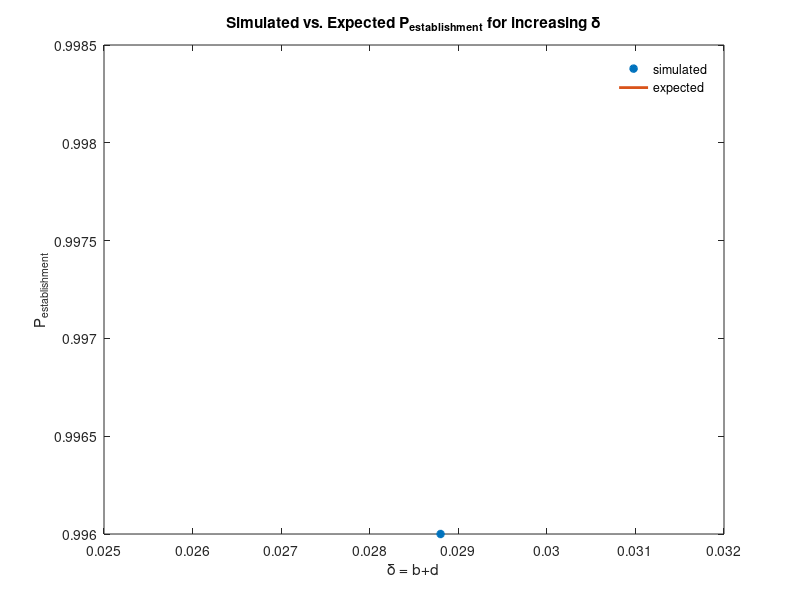
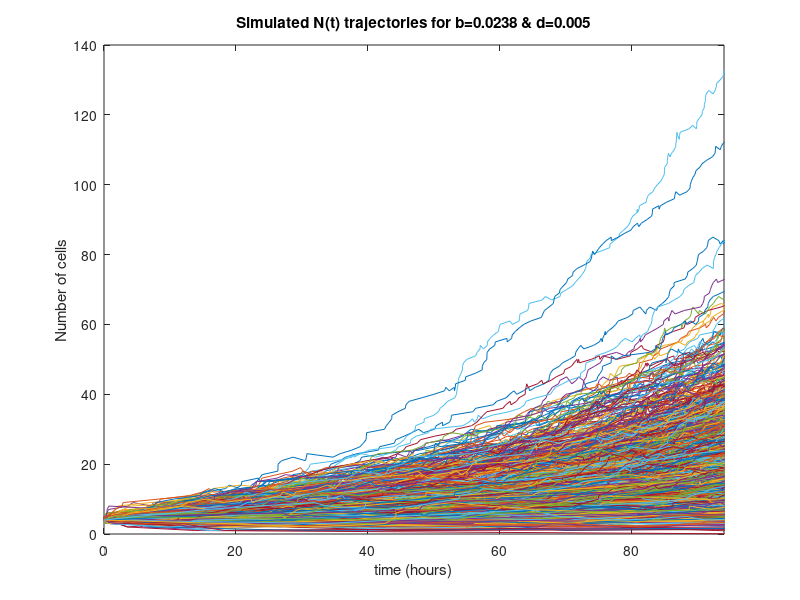
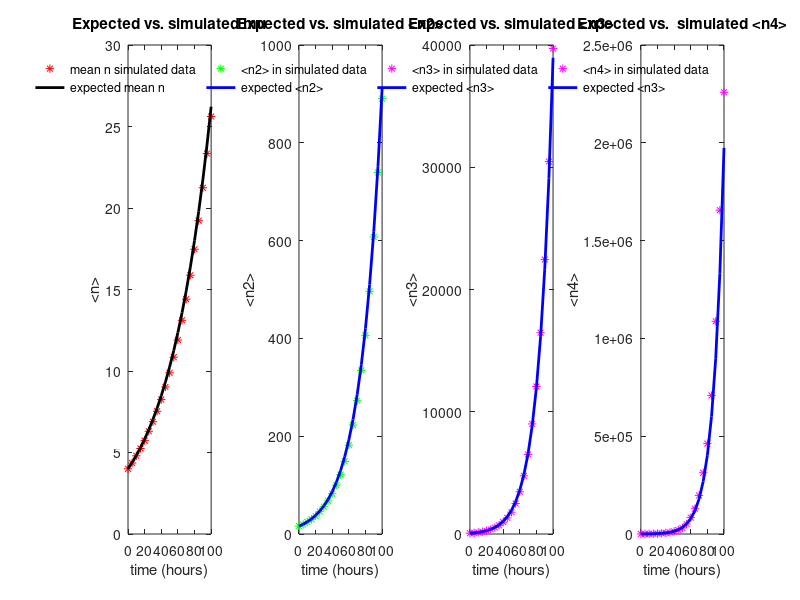
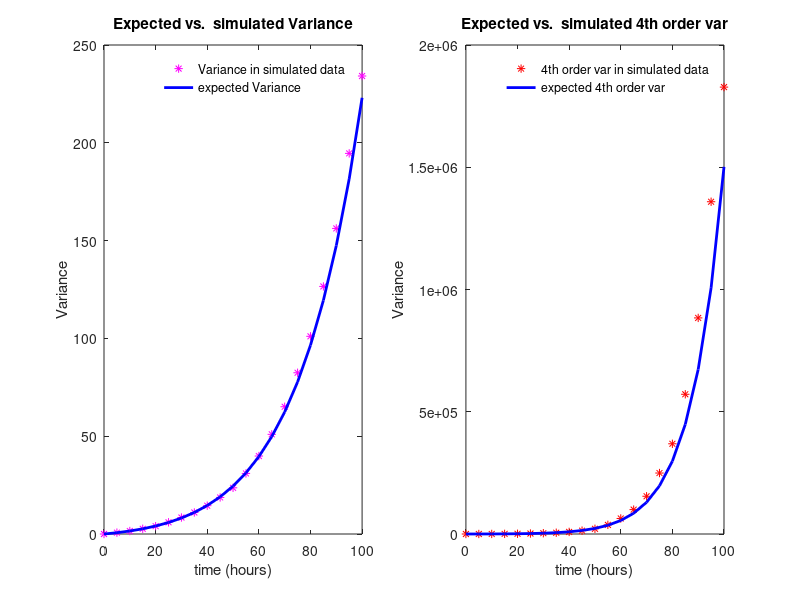

Source code (MATLAB) for these figures, in order: (Note: this script raises an error after producing the figures.)
% Moment- Approach fitting of stochastic birth-death process for small cell
% number data

% This code is first attempt to use moment-approach (so mean and
% variance)of N(t) trajectories to fit small cell number well data.

% We will start by simulating stochastic cell trajectories using a set b
% and d, and see if we can use the following equations for <n(t)> and V(t)
% to perform parameter estimation in Bayesian framework
% For random birth death process we have:

%d<n>/dt=(b-d)<n>
%<n>= n0exp[(b-d)t]
%dV/dt =  (b-d) V + (b+d) <n>
%V= [(b+d)/2(b-d)]*n0*exp((b-d)t)*[exp((b-d)t)-1]

close all; clear all; clc

% Start by generating 20 n0=1 trajectories
% assume birth rate = 0.0238, death rate = 0.005
% Set up time and N counter
Ninit = [1 2 4 8 16 32 48 64 128];
Ninit = 4;
for i = 1:length(Ninit)
b = 0.0233 + .0005; % birth rate .0005*i to get b+d to increase
d = 0.0045 + .0005; % death rate
delta(i)= b+d;
%birth_n = b*N; % birth hazard function
%death_n = d*N; % death hazard function
num_samps = 1000;
num_iters = 150;
take_offs = 0;
state = zeros(num_iters,num_samps);
tstate = zeros(num_iters,num_samps);
state(1,:) = Ninit(i); % at time 0, number of cells =N
tjump(1, :) = 0; % start at time 0
ct_extinct = 0;
for j = 1:num_samps

    N=Ninit(i);
    N0 = N;
    time(1)= 0;
for k = 2:num_iters
    birth_n = b*N; % birth 
    death_n = d*N; % death 
    if N==0
        N=0;
    else
        r = rand;
        if r< (birth_n)/(birth_n+death_n)
        N = N+1;
        end
        if r>= (birth_n)/(birth_n+death_n)
        N = N-1;
        end
    end
    state(k, j) = N;
    % set time step to be proportional
    r2=rand;
    tstep =-log(r2)/(birth_n + death_n);
    if tstep == Inf
        % make tstep same as previous?
        tstep = 1;
    end
    time = time + tstep;
    tstate(k,j) = time;
    
    % If N goes below 0, cells go extinct, N=0 throughout
    if N <= 0
       state(k:end,j) = 0;
    end
   
end
    
    thres = 0;
     if state(end,j) > thres
        take_offs= take_offs +1;
     end 
    ind(j) = state(end,j)>thres;


end
  P_takeoff(i)= take_offs/num_samps;
  P_tkoff_theor(i) = 1-((d/b).^Ninit(i));
  end

% find minimum time "measured"
tmin = min(tstate(end, :));

% add constant technical noise to data
sigmaT = 0.1; % guess that on average count is off by one quarter of a cell?
state = state+ round(normrnd(0, sigmaT,size(state)));
% eliminate those below 0
for j=1:size(state,1)
    for i = 1:size(state,2)
        if state(j,i)<0
            state(j,i)=0;
        end
    end
end
%% Plot P_est with simulated data vs expected value
% use this figure when want to see the effect of increased both b and d
% alpha) but holding b-d constant
figure;
plot(delta,P_takeoff, '*', 'LineWidth',2)
hold on
plot(delta, P_tkoff_theor,'-','LineWidth',2)
xlabel('\delta = b+d')
ylabel('P_{establishment}')
title('Simulated vs. Expected P_{establishment} for increasing \delta')
legend('simulated', 'expected')
legend boxoff


P_est_theor=1-((d/b).^Ninit);
% take this figure when holding b-d constant and just want to see effect on
% P est
% figure;
% plot(Ninit(1:5), P_est_theor(1:5),'-', 'LineWidth',2)
% hold on
% plot(Ninit(1:5), P_takeoff(1:5), '*', 'LineWidth',2)
% xlabel('Initial cell number')
% ylabel('P_est')
% title('P_{est} vs. N_{0} for constant \delta and b-d')
% legend('expected', 'measured from simulation')
% legend boxoff
%% Plot simulated cell number trajectories out to minimum time reached
figure;
hold off
for j = 1:num_samps
plot(tstate(:,j), state(:,j))
hold on
end
xlim([0, tmin])
xlabel('time (hours)')
ylabel('Number of cells')
title(['Simulated N(t) trajectories for b=', num2str(b), ' & d=', num2str(d)])


%% UNIFORM SAMPLING from stochastic trajectories 
%Want to smooth by sampling from N at tsamp
tstart=0;
tint=5;

 tsamp = tstart:tint:100+tstart;
%tsamp = tstart:tint:round(tmin);
for j = 1:num_samps
    tstoch = tstate(:,j);
    Nstoch = state(:,j);

for i = 1:length(tsamp)
    % find nearest tstate that is less that tsamp
    ind =find(tstoch<=tsamp(i),1,'last');
    tfind = tstoch(ind);
    Nsamp(i,j)=Nstoch(ind);
end

end
% Plot Sampled Data from Stochastic Simulations alongside expected values of mean and variance

%% Expected values for <n>, <n^2>, and variance using numerical solver
tsamp =tsamp(1:end);
mu_data = mean(Nsamp,2);
n_2_data = mean((Nsamp.^2),2);
n_3_data = mean((Nsamp.^3),2);
n_4_data = mean((Nsamp.^4),2);
var_data = n_2_data - ((mu_data).^2);
var4_data = n_4_data - ((mu_data).^4);



V0 = 0;
C_init(1)=N0;
C_init(2)=N0.^2;
C_init(3)= N0.^3;
C_init(4)= N0.^4;
C_init(5) = V0;
C_init(6)= V0;

f = @(t,C) [(b-d)*C(1); % dn/dt
            2*C(2)*(b-d) + C(1)*(b+d);   % dn2/dt
            3*C(3)*(b-d) + 3*C(2)*(b+d) + C(1)*(b-d); %dn3/dt
            4*C(4)*(b-d)+ 6*C(3)*(b+d) + 4*C(2)*(b-d) + C(1)*(b+d); % dn4/dt
            2*C(5)*(b-d) + (b+d)*C(1); %dV2dt
            4*C(4)*(b-d)+ 6*C(3)*(b+d) + 4*C(2)*(b-d) + C(1)*(b+d)-4*(C(1).^3)*(b-d)*C(1)];%dV4dt
            %4*C(4)*(b-d)+6*C(3)*(b+d) - 12*C(3)*(b-d)+ 4*C(2)*(b-d) - 12*C(2)*(b+d)-4*C(1)*(b-d)+C(1)*(b+d)]; %dV4dt
options1 = odeset('Refine',1);  
options = odeset(options1,'NonNegative',1:6);
[t,C]=ode45(f, tsamp,C_init, options);
mu_C= C(:,1);
n2_C= C(:,2);
n3_C = C(:,3);
n4_C = C(:,4);
v2_C = C(:,5);
v4_C=C(:,6);
%%
mu_data = mean(Nsamp,2);
n_2_data = mean((Nsamp.^2),2);
n_3_data = mean((Nsamp.^3),2);
n_4_data = mean((Nsamp.^4),2);
var_data = n_2_data - ((mu_data).^2);
var4_data = n_4_data - ((mu_data).^4);
%var_data = (std(Nsamp,0,2).^2);

figure;
subplot(1,4,1)
plot(tsamp, mu_data(1:end), 'r*')
hold on
plot(tsamp, mu_C, 'k-', 'LineWidth',2)
xlabel('time (hours)')
ylabel('<n>')
title('Expected vs. simulated mu')
legend('mean n simulated data', 'expected mean n')
legend boxoff

subplot(1,4,2)
plot(tsamp, n_2_data(1:end), 'g*')
hold on
plot(tsamp, n2_C, 'b-', 'LineWidth',2)
xlabel('time (hours)')
ylabel('<n2>')
title('Expected vs. simulated <n2>')
legend('<n2> in simulated data', 'expected <n2>')
legend boxoff

subplot(1,4,3)
plot(tsamp, n_3_data(1:end), 'm*')
hold on
plot(tsamp, n3_C, 'b-', 'LineWidth',2)
xlabel('time (hours)')
ylabel('<n3>')
title('Expected vs. simulated <n3>')
legend('<n3> in simulated data', 'expected <n3>')
legend boxoff

subplot(1,4,4)
plot(tsamp, n_4_data(1:end), 'm*')
hold on
plot(tsamp, n4_C, 'b-', 'LineWidth',2)
xlabel('time (hours)')
ylabel('<n4>')
title('Expected vs.  simulated <n4>')
legend('<n4> in simulated data', 'expected <n3>')
legend boxoff

figure;
subplot(1,2,1)
plot(tsamp, var_data(1:end), 'm*')
hold on
plot(tsamp, v2_C, 'b-', 'LineWidth',2)
xlabel('time (hours)')
ylabel('Variance')
title('Expected vs.  simulated Variance')
legend('Variance in simulated data', 'expected Variance')
legend boxoff

subplot(1,2,2)
plot(tsamp, var4_data(1:end), 'r*')
hold on
plot(tsamp, v4_C, 'b-', 'LineWidth',2)
xlabel('time (hours)')
ylabel('Variance')
title('Expected vs.  simulated 4th order var')
legend('4th order var in simulated data', 'expected 4th order var')
legend boxoff
%% Expected values for <n>, <n^2>, and variance using closed form solutions

% data values for mean, variance, and fourth moment
mu_data = mean(Nsamp,2);
n_2_data = mean((Nsamp.^2),2);
var_data = n_2_data - ((mu_data).^2);
sum_sq_diff= zeros(length(tsamp),1);
sum_quad_diff=zeros(length(tsamp),1);
for j = 1:num_samps
    sq_diff=(Nsamp(:,j)-mu_data).^2;
    quad_diff = (Nsamp(:,j)-mu_data).^4;
    sum_sq_diff = sum_sq_diff + sq_diff;
    sum_quad_diff = sum_quad_diff + quad_diff;
end
var_data2= sum_sq_diff/num_samps; % this just confirms that both ways of calculating variance are the same
var_data4 = sum_quad_diff/num_samps;
%%
%var_data = (std(Nsamp,0,2).^2);
p = horzcat(b,d);
mu_n = mu_fxn(p,tsamp, N0);
V_n= V_fxn(p,tsamp,N0, V0);

n_2_n= second_mom_fxn(p,tsamp,N0);
%V_n = n_2_n - (mu_n).^2;

figure;
hold on 
for j = 1:num_samps
plot(tsamp,Nsamp(1:end,j), 'r.');
hold on
plot(tstate(:,j), state(:,j),'b.');
end
plot(tsamp, mu_n, 'k-', 'LineWidth',3)
xlabel ('time (hours)')
ylabel('<n> expected')
xlim([0, tsamp(end)])
title('Mean value of N in time for N0=1 closed form')

figure;
plot(tsamp, mu_data, 'r*')
hold on
plot(tsamp, mu_n, 'k-', 'LineWidth',2)
xlabel('time (hours)')
ylabel('<n>')
title(['Expected vs. simulated mean cell number, N_{0}=',num2str(Ninit), ', N_{runs}=',num2str(num_samps)])
legend('mean n simulated data', 'expected mean n')
legend boxoff


figure;
plot(tsamp, var_data(1:end), 'g*')
hold on
plot(tsamp, var_data2(1:end), 'b*')
plot(tsamp, V_n, 'k-', 'LineWidth',2)
xlabel('time (hours)')
ylabel('Variance')
title('Expected vs. simulated variance closed form')
legend('variance in simulated data', 'expected variance')
legend boxoff


%% try your V4 fxn
%[V4] = V4_fxn(p, N0, tstart, tint);
 V4 =V4_fxn_ODE(p, N0, V0, tsamp);
%V4samp = interp1(tsamp,tODE,V4);
% Next need to write 
figure;
plot(tsamp, V4,'g-')
hold on
plot(tsamp, var4_data, 'b*')
xlabel('time (hours)')
ylabel('Variance')
title('Simulated fourth moment')
legend('fourth moment SSA fxn', 'fourth moment simulated data')
legend boxoff

%% Find mean and variance at each time point
mu_n = mu_fxn(p,tsamp, N0);
%V_n = n_2_n - (mu_n).^2;
V0=0;
V_n = V_fxn(p,tsamp(2:end),N0, V0);


mu_data = mean(Nsamp,2);
n_2_data = mean((Nsamp.^2),2);
var_data = n_2_data - ((mu_data).^2);
%var_data = (std(Nsamp,0,2).^2);

figure;

plot(tsamp, mu_data, 'r*')
hold on
plot(tsamp, mu_n, 'k-', 'LineWidth',2)
xlabel('time (hours)')
ylabel('<n>')
title(['Expected vs. simulated mean cell number, N_{0}=',num2str(Ninit), ', N_{runs}=',num2str(num_samps)])
legend('mean n simulated data', 'expected mean n')
legend boxoff

figure;
plot(tsamp, var_data, 'g*')
hold on
plot(tsamp(2:end), V_n, 'k-', 'LineWidth',2)
xlabel('time (hours)')
ylabel('Variance')
title('Expected vs. simulated variance')
legend('variance in simulated data', 'expected variance')
legend boxoff
%% Expected variance as b+d increases
for i = 1:5
    % increase b and d at every iteration
    b_test(i)= b+ .01*i;
    d_test(i)= d + .01*i;
    p_test(i,:) = vertcat(b_test(i), d_test(i));
    var_test(:,i) = V_fxn(p_test(i,:),tsamp,N0, V0);
    delta(i) = (b_test(i)+d_test(i))./2;
    P_takeoff(i) = (1-(d_test(i)./b_test(i)).^N0);
end
%
figure;
for i = 1:5
plot(tsamp, var_test(:,i), 'LineWidth',2)
hold on
text(tsamp(end-4), var_test(end-2,i), ['\delta=', num2str(delta(i)),', P_{est}=' num2str(round(P_takeoff(i),3))])
end
xlabel('time (hours)')
ylabel('Expected Variance')
title(['Variance over time for constant b-d =', num2str(b-d), ', increasing b+d(\delta)'])

figure;
plot(delta, P_takeoff, 'o-', 'LineWidth',2)
xlabel('\delta = b+d')
ylabel('P_{establishment}')
title('Theoretical \delta vs. P_est for constant b-d')
%% Perform Bayesian parameter estimation
% Want to fit parameters b, d, and sigma
t=tsamp(2:end); % only want to fit data after initial condition
N=num_samps;
% need to make N0 and V0 at time tsamp(2)=t0

% For now, start by assuming sigma = 1 and fit for b and d

pfxform = @(pval)[1 1].*log(pval); %'forward' parameter transform into Reals
pfxform4 = @(pval)[1 1 1 1].*log(pval); % for fitting with 4 params
pbxform = @(phat)[1 1].*exp(phat); %'backward' parameter transform into model space
pbxform4 = @(phat)[1 1 1 1].*exp(phat); % for fitting with 4 params
yfxform = @(y)log(y); % 'forward' transform for data and model output
ybxform = @(yhat)exp(yhat); % 'inverse' transform for data and model output

% Two observations to fit on, mu_data and var_data
% both use tsamp
modelfun_mu = @(p)mu_fxn(p, t, N0); % <n> for params (p) = b & d, vertical
modelfun_mu4 = @(p)mu_fxn(p(1:2), t, N0); % for fitting with sigmas
modelfun_V=@(p)V_fxn(p, t, N0, V0); % vertical
modelfun_V4= @(p)V_fxn(p(1:2),t,N0, V0);
var_in_mean =  @(p)(1/N).*(V_fxn(p, t, N0, V0)) + (sigmaT.^2).*ones(length(t),1); % vertical
var_in_mean4 = @(p)(1/N).*(V_fxn(p(1:2), t, N0, V0)) + ((p(3).^2)).*ones(length(t),1);
var_in_mean_data = (1/N).*var_data;


% To find fourth order moment, take parameters, simulate 100 trajectories,
% and find the corresponding v4


var_in_var = @(p)(1/N).*(V4_fxn_ODE(p,N0, V0, t)-(((N-3)./(N-1)).*(V_fxn(p, t, N0, V0).^2))) + 2*sigmaT;
var_in_var4=@(p)(1/N).*(V4_fxn_ODE(p(1:2),N0, V0, t)-(((N-3)./(N-1)).*(V_fxn(p(1:2), t, N0, V0).^2))) + ((p(4).^2).*ones(length(t),1));
var_in_var_data = (1/N).*(var_data4(2:end)-(((N-3)/(N-1)).*(var_data(2:end).^2)));
%var_in_var = @(p)(1/N).*(var_data4(2:end)- (((N-3)/(N-1)).*((V_fxn(p, t, N0, V0))'.^2)));

% Initial guess
bguess = b +.005;
dguess = d + .001;
theta = [bguess,dguess];

sig1 = 0.1;
sig2 = 0.1;

theta4 = horzcat(theta, sig1, sig2);

% Don't fit on first time point because variance will be 0
v_data= var_data(2:end);
m_data = mu_data(2:end);
n2_data = n_2_data;
ydata = horzcat(m_data,v_data);
mudata = m_data;
vardata= v_data;
%% Compute the negative log likelihood not using log transforms!

Jnew = @(phat) (sum(((mudata-modelfun_mu(pbxform(phat))).^2)./(2.*sqrt(var_in_mean(pbxform(phat)))) + log(sqrt(var_in_mean(pbxform(phat)))) + 0.5*log(2*pi))+...
    sum(((vardata-modelfun_V(pbxform(phat))).^2)./(2.*sqrt(var_in_var(pbxform(phat)))) + log(sqrt(var_in_var(pbxform(phat)))) + 0.5*log(2*pi)));
J_t = @(phat) ((((mudata-modelfun_mu(pbxform(phat))).^2)./(2.*sqrt(var_in_mean(pbxform(phat)))) + log(sqrt(var_in_mean(pbxform(phat)))) + 0.5*log(2*pi))+...
    (((vardata-modelfun_V(pbxform(phat))).^2)./(2.*sqrt(var_in_var(pbxform(phat)))) + log(sqrt(var_in_var(pbxform(phat)))) + 0.5*log(2*pi)));

objfun_Jnew = @(phat)(Jnew(phat));
lb = [0 0 ];
ub = [ Inf Inf ];
[phatbest_Jnew,fval,exitflag] = fminsearchbnd(objfun_Jnew, pfxform(theta), pfxform(lb), pfxform(ub));% need a better way to search parameter space,i.e. montecarlo
negLLguessnew= objfun_Jnew(pfxform(theta))
negLLtruenew= objfun_Jnew(pfxform(p))
negLLfit= objfun_Jnew(phatbest_Jnew)
params_best_Jnew= pbxform(phatbest_Jnew)

% look at it in time
negLLtruet=J_t(pfxform(p));
negLLguesst=J_t(pfxform(theta));
negLLfitt = J_t(phatbest_Jnew);
figure;
plot(t, negLLtruet,'*', 'LineWidth',2)
hold on
plot(t, negLLguesst, 'LineWidth',2)
plot(t, negLLfitt, 'LineWidth', 2)
xlabel ('time')
ylabel('contribution to negative LL')
title('Negative LL in time')
legend('true params', 'initial guess', 'fit param')

mu_fitJst = mu_fxn(params_best_Jnew,t, N0);
V_fitJst= V_fxn(params_best_Jnew,t,N0, V0);

figure;
subplot(1,2,1)
plot(tsamp, mu_data, 'r*')
hold on
plot(t, mu_fitJst, 'b--', 'LineWidth',3)
plot(tsamp, mu_C, 'k-', 'LineWidth',2)
xlabel('time (hours)')
ylabel('<n>')
title('Bayes fit mean')
legend('data', 'fit', 'expected')
legend boxoff


subplot(1,2,2)
plot(tsamp, var_data, 'g*')
hold on
plot(t, V_fitJst, 'b--', 'LineWidth',3)
plot(tsamp, v2_C, 'k-', 'LineWidth',2)
xlabel('time (hours)')
ylabel('Variance')
title('Bayes fit variance')
legend('data', 'fit', 'expected')
legend boxoff

%% Redo MCMC Search algorithm
% 1. Uniformly sample domain and calculate negLL at each point
% 2. Take lowest negLL as initial guess 
% 3. Random walk to search for better neg LL

% set domain of b, d, and A
bvec = [ 0: 0.005: 0.05];
dvec = [ 0: 0.001: 0.01];

% make a 3D mesh
[B,D] = meshgrid(bvec, dvec); % 3D grid of parameters
Bflat = reshape(B,1,[]); % vector of bs
Dflat = reshape(D,1,[]); % vector of ds

% run loop through vector of parameters and calculate negLL

for j = 1:length(Bflat)
    % set params
    pguess(j,1:2) = horzcat(Bflat(j),Dflat(j));
    negLL(j)= objfun_Jnew(pfxform(pguess(j,1:2)));
    pguess(j,3) = negLL(j);   
end

NEGLL = reshape(negLL, size(B));
[Jinit,imin] = min(pguess(:,3));
pinit = pguess(imin,1:2)

figure;
hold off;
surf(bvec,dvec,NEGLL(:,:));
hold on
plot3(pinit(1), pinit(2), Jinit, 'r*', 'LineWidth',8)
xlabel( 'b')
ylabel('d')
zlabel('negLL')
title('Initial parameter space search')



%%  Write Markov-Chain Monte Carlo Search Algorithm


J_true= objfun_Jnew( pfxform(p));
J_curr = Jinit; % set current negLL value to inital value to initialize
count_accepted = 0; % start with no changes accepted

% Initialize a vector to store b and d params in
nruns = 10000;
store_params = zeros(nruns, 3); % store J, b,  d,for each run

% Outside the loop: initialize temperature and iterations
T0= 20;
k = 1:1:nruns;
T= T0*exp(-4*k./(nruns)); % sets up gradual cooling

 prob_test= exp((J_curr-J_true)./T(1))

% check that temperature annealing is working
figure;
hold off
set(gca,'LineWidth',1.5,'FontSize',12);
plot(k, T, 'LineWidth', 3)
xlabel('Markov step')
ylabel('Temperature')
title('Temperature Annealing')

bstep = 0.001; % step size for searching birth param
dstep = 0.001; % step size for searchign death param

% set initial guess as b1 and d1
b1=pinit(1);
d1=pinit(2);


store_acc_params = [];
store_acc_params(1,1) = Jinit;
store_acc_params(1,2) = b1;
store_acc_params(1,3) = d1;

%%
theta1 = pinit;
for k = 1:nruns
    r = rand;
    % set up to only change one parameter at a time, use rand to choose the
    % parameter to update
    if r<0.5
        % update b
        b2 = b1 + bstep*(2*rand-1);
        d2 = d1;
    end
    if r>0.5
        % update d
        d2 = d1 + dstep*(2*rand-1);
        b2 = b1;
    end

    
% Constrain search region to domain
    if b2<0 
        b2=0;
    end
    if b2>.05
        b2 = .05;
    end
    if d2<0
        d2=0;
    end
    if d2>.01
        d2 = .01;
    end
    
    
    % find the neg LL of the new params
    theta2 = horzcat(b2,d2);
    J_new = objfun_Jnew( pfxform(theta2));
    % store the  negLL and searched parameters
    store_params(k,1) = J_new;
    store_params(k,2) =b2;
    store_params(k,3) = d2;

    
    prob(k) = exp((J_curr-J_new)./T(k));
    % if Jcurr > Jnew, Jnew is better--the numerator in the exponent is positive &
    % prob>1--> change will always be accepted
    % if Jcurr < Jnew, numerator is negative, & prob <1 --> chance change
    % will be accepted
    
    if rand < prob(k) % if true, accept the change!
        b1 = b2;
        d1 = d2;

        theta1 = theta2;
        J_curr = J_new;
        count_accepted = count_accepted +1;
        % decrease search step size
        if r<0.5
            % update b step
            bstep = 0.999*bstep;
        end
        if r>0.5
            % update d step
             dstep = 0.999*dstep;
        end
        
        params(1,1) = J_curr;
        params(1,2)= b1;
        params(1,3)= d1;
        store_acc_params= vertcat(store_acc_params, params);
    else
        % increase search step size
        if r<0.5
            % update b step
            bstep = 1.001*bstep;
        end
        if r>0.5
            % update d step
             dstep = 1.001*dstep;
        end

    end
       
end
%%
params_best_MC = store_acc_params(end,2:3)
[lowest_LL,ind] = min(store_acc_params(:,1));
lowestLLparams = store_acc_params(ind, 2:3)
diff_trueMC= params_best_MC(1:2) - p;
diff_trueML=lowestLLparams-p;
pct_error(:) = 100*(abs(diff_trueMC(1:2))./p)
pct_errorML(:) = 100*(abs(diff_trueML(1:2))./p)
negLLMC = J_t(pfxform(params_best_MC));
figure;
plot(t, negLLtruet, 'LineWidth',2)
hold on
plot(t, negLLfitt, 'LineWidth',2)
plot(t, negLLMC, 'LineWidth', 2)
xlabel ('time')
ylabel('contribution to negative LL')
title('Negative LL in time')
legend('true params', 'fminsearch', 'MC fit Params')

figure;
plot(0:1:count_accepted, store_acc_params(:,1))
xlabel('iterations')
ylabel('negLL')
title('negLL')

 figure;
 plot(0:1:count_accepted, store_acc_params(:,2), 'g.')
 hold on
 plot(0:1:count_accepted, store_acc_params(:,3), 'b.')
 legend( 'birth rates', 'death rates')
 xlabel('iterations')
 ylabel('rate')
 title('Accepted birth & death parameters')
 
 
 figure;
 plot(1:1:nruns, store_params(:,2), 'g.')
 hold on
 plot(1:1:nruns, store_params(:,3), 'b.')
 legend( 'birth rates', 'death rates')
 xlabel('iterations')
 ylabel('rate')
 title('Explored birth, death, and A parameters')
 
 figure;
 plot(1:1:nruns, prob, 'r.')
 ylim([0 1])
p%%
figure;
subplot(1,2,1)
hist(store_acc_params(:,2))
ylabel('frequency')
xlabel('b')
subplot(1,2,2)
hist(store_acc_params(:,3))
ylabel('frequency')
xlabel('d')


% Plots of two parameters colored by likelihood
likelihoodval = exp(-store_acc_params(:,1));
likelihoodvalall = exp(-store_params(:,1));
pointsize = 30;
figure;
scatter(store_acc_params(:,2), store_acc_params(:,3), pointsize, likelihoodval,'filled');
colorbar
xlabel('b')
ylabel('d')
title(' b versus d colored by likelihood for accepted parameters')




